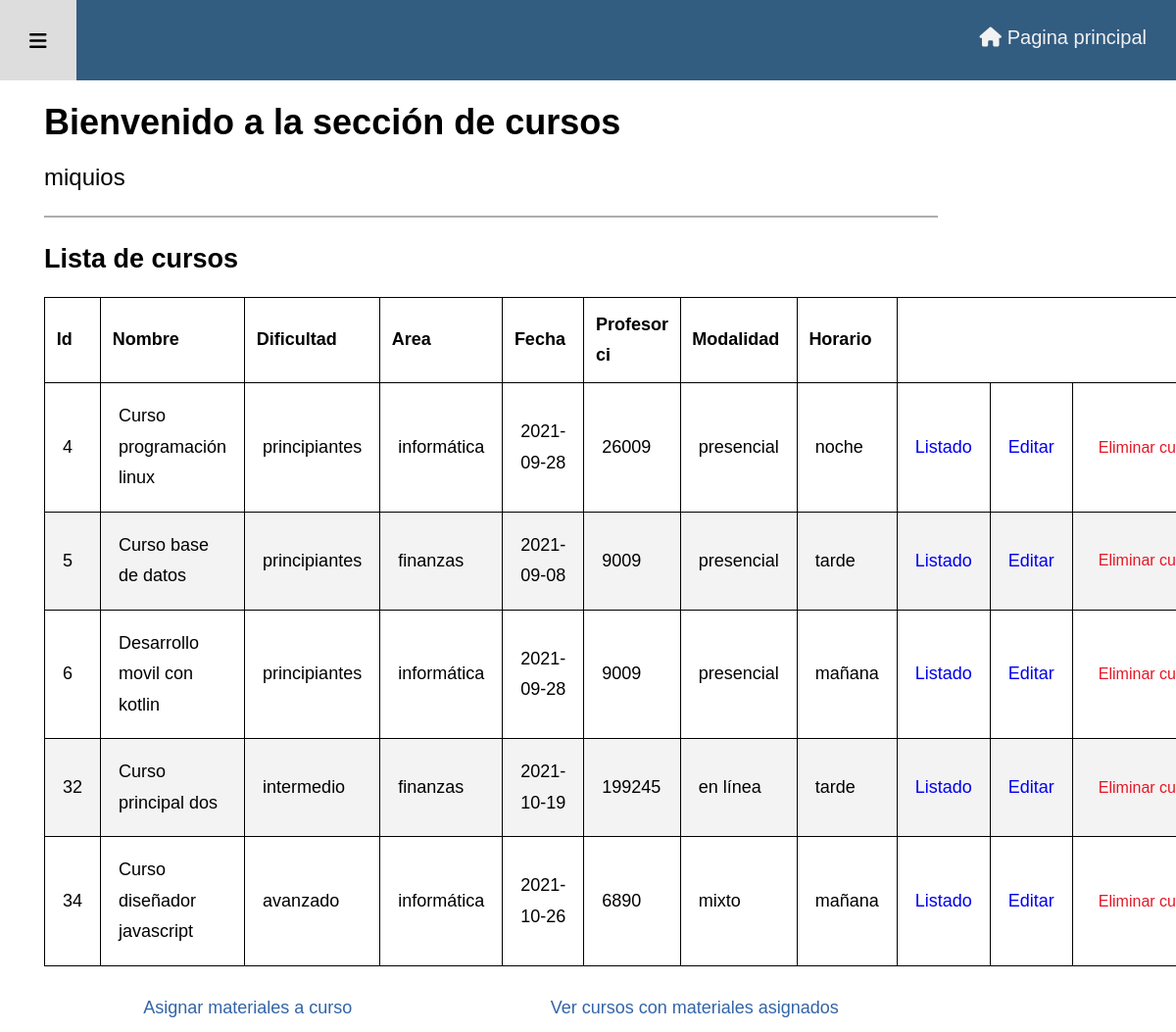
Page /admin/cursos.php (signed in) on the committed database.
### tables this page shows
CREATE TABLE IF NOT EXISTS `curso` (
  `id_curso` int(3) NOT NULL AUTO_INCREMENT,
  `nombre_curso` varchar(255) NOT NULL,
  `descripcion` text NOT NULL,
  `dificultad` varchar(255) NOT NULL,
  `id_area` int(11) NOT NULL,
  `fecha` date NOT NULL,
  `imagen` text NOT NULL,
  `ci_profesor` int(11) NOT NULL,
  `id_modalidad` int(11) NOT NULL,
  `id_horario` int(11) NOT NULL,
  PRIMARY KEY (`id_curso`),
  KEY `fk_area` (`id_area`),
  KEY `fk_prof` (`ci_profesor`),
  KEY `fk_horario` (`id_horario`),
  KEY `fk_modalidad` (`id_modalidad`)
);

CREATE TABLE IF NOT EXISTS `areas` (
  `id_area` int(11) NOT NULL AUTO_INCREMENT,
  `area` varchar(255) NOT NULL,
  PRIMARY KEY (`id_area`)
);

CREATE TABLE IF NOT EXISTS `modalidad_curso` (
  `id_modalidad` int(11) NOT NULL AUTO_INCREMENT,
  `modalidad` varchar(255) NOT NULL DEFAULT 'mañana',
  PRIMARY KEY (`id_modalidad`)
);

CREATE TABLE IF NOT EXISTS `horario_curso` (
  `id_horario` int(11) NOT NULL AUTO_INCREMENT,
  `horario` varchar(255) NOT NULL,
  PRIMARY KEY (`id_horario`)
);

### admin/admin_includes/ver_todos_cursos.php (the view, shortened to what this page needs)
<div>
<table class="estilo-tabla">
<thead>
    <tr>
        <th>Id</th>
        <th>Nombre</th>
        <th>Dificultad</th>
        <th>Area</th>
        <th>Fecha</th>
        <th>Profesor ci</th>
        <th>Modalidad</th>
        <th>Horario</th>
    </tr>
</thead>
<tbody>
<?php
echo "<h2>Lista de cursos</h2>";
$query = "SELECT id_curso, nombre_curso, dificultad, fecha, ";
$query .= "areas.area, ci_profesor, modalidad_curso.modalidad, horario_curso.horario FROM curso ";
$query .= "INNER JOIN areas ON curso.id_area = areas.id_area ";
$query .= "INNER JOIN modalidad_curso ON curso.id_modalidad = modalidad_curso.id_modalidad ";
$query .= "INNER JOIN horario_curso ON curso.id_horario = horario_curso.id_horario ";
$stmt = mysqli_stmt_init($conexion);
$preparar = mysqli_stmt_prepare($stmt, $query);
mysqli_stmt_execute($stmt);
$seleccionar_cursos_query = mysqli_stmt_get_result($stmt);
while($fila = mysqli_fetch_assoc($seleccionar_cursos_query)) {
    $id_curso = $fila['id_curso'];
    $nombre_curso = $fila['nombre_curso'];
    $dificultad = $fila['dificultad'];
    $area = $fila['area'];
    $fecha = $fila['fecha'];
    $profesor_ci = $fila['ci_profesor'];
    $modalidad = $fila['modalidad'];
    $horario = $fila['horario'];
    echo "<tr>";
    echo "<td>$id_curso</td>";
    echo "<td>$nombre_curso</td>";
    echo "<td>$dificultad</td>";
    echo "<td>$area</td>";
    echo "<td>$fecha</td>";
    echo "<td>$profesor_ci</td>";
    echo "<td>$modalidad</td>";
    echo "<td>$horario</td>";
    echo "<td><a href='cursos.php?direccion=listado&lista_curso=$id_curso'>Listado</td>";
    echo "<td><a href='cursos.php?direccion=editar_curso&id_c=$id_curso'>Editar</td>";
    echo "<form action='' method='POST'>";
    echo "<td><input type='submit' name='borrar' class='boton-activo boton-borrar' onClick=\"javascript: return confirm('¿Está seguro de que quiere borrar? (esta acción no se puede deshacer)'); \" value='Eliminar curso'></td>";
    echo "</form>";
    echo "</tr>";
}
?>
</tbody>
</table>
</div>
<div class="boton-activo-cont">
<a href="cursos.php?direccion=asignar" class="boton-activo">Asignar materiales a curso</a>
 <a href="cursos.php?direccion=materiales_curso" class="boton-activo">Ver cursos con materiales asignados</a>
</div>

### admin/adm_estilos/estilo-admin.css (style rules this page uses)
html { font-family: 'Josefin Sans', Arial; src: url(adm_fuentes/JosefinSans-VariableFont_wght.ttf); }
body { background-color: white; margin: 0; font-size: 1.125rem; font-weight: 400; line-height: 1.75em; }
table { table-layout: auto; width: 100%; margin: 1em 0; border-collapse: collapse; }
table, td, th { padding: .65em; border: black 1px solid ; }
table thead tr { text-align: left; }
table tbody tr:nth-of-type(even) { background-color: #f3f3f3; }
table a { text-decoration: none; }
.tabla-perfil th, td { padding: 1em; text-align: left; }
.boton-activo-cont { display: flex; justify-content: space-around; }
.boton-activo { text-decoration: none; color: #3264a8; padding: .5em; }
.boton-borrar { color: #e61725; border: none; background-color: transparent; font-size: 1rem; }

### rows in the picture
curso: id_curso "4", nombre_curso "Curso programación linux", dificultad "principiantes", id_area.area "informática", fecha "2021-09-28", ci_profesor "26009", id_modalidad.modalidad "presencial", id_horario.horario "noche"
curso: id_curso "5", nombre_curso "Curso base de datos", dificultad "principiantes", id_area.area "finanzas", fecha "2021-09-08", ci_profesor "9009", id_modalidad.modalidad "presencial", id_horario.horario "tarde"
curso: id_curso "6", nombre_curso "Desarrollo movil con kotlin", dificultad "principiantes", id_area.area "informática", fecha "2021-09-28", ci_profesor "9009", id_modalidad.modalidad "presencial", id_horario.horario "mañana"
curso: id_curso "32", nombre_curso "Curso principal dos", dificultad "intermedio", id_area.area "finanzas", fecha "2021-10-19", ci_profesor "199245", id_modalidad.modalidad "en línea", id_horario.horario "tarde"
curso: id_curso "34", nombre_curso "Curso diseñador javascript", dificultad "avanzado", id_area.area "informática", fecha "2021-10-26", ci_profesor "6890", id_modalidad.modalidad "mixto", id_horario.horario "mañana"

### other values in the picture
$_SESSION['usuario'] "miquios"
